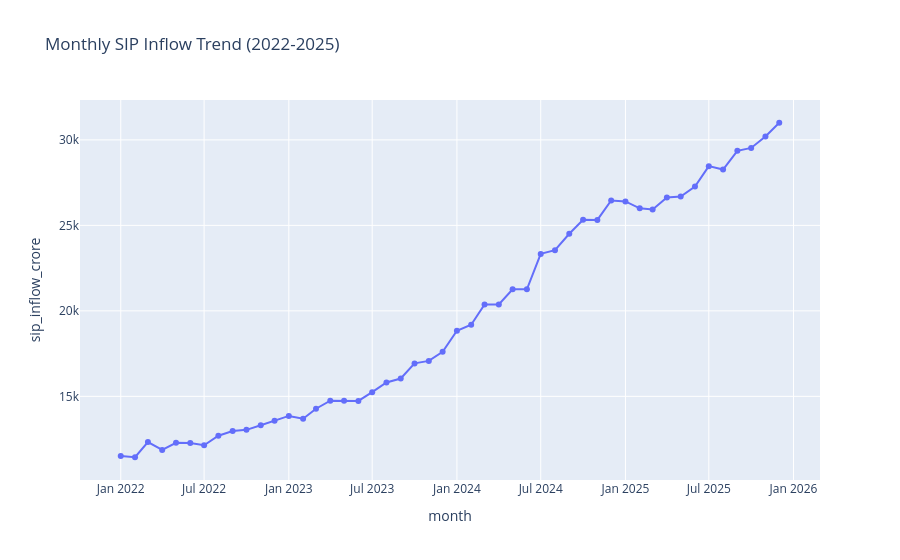

Write notebook code for a chart like this one.
### Code cell
import plotly.express as px

fig = px.line(
    sip,
    x='month',
    y='sip_inflow_crore',
    markers=True,
    title='Monthly SIP Inflow Trend (2022-2025)'
)

fig.show()

### Figure 1 — Plotly figure (JSON) as saved in the notebook; plotly's stock layout.template omitted (floating-point values rounded to 4 significant figures)
{"data": [{"hovertemplate": "month=%{x}<br>sip_inflow_crore=%{y}<extra></extra>", "legendgroup": "", "line": {"color": "#636efa", "dash": "solid"}, "marker": {"symbol": "circle"}, "mode": "lines+markers", "name": "", "orientation": "v", "showlegend": false, "type": "scatter", "x": ["2022-01-01T00:00:00", "2022-02-01T00:00:00", "2022-03-01T00:00:00", "2022-04-01T00:00:00", "2022-05-01T00:00:00", "2022-06-01T00:00:00", "2022-07-01T00:00:00", "2022-08-01T00:00:00", "2022-09-01T00:00:00", "2022-10-01T00:00:00", "2022-11-01T00:00:00", "2022-12-01T00:00:00", "2023-01-01T00:00:00", "2023-02-01T00:00:00", "2023-03-01T00:00:00", "2023-04-01T00:00:00", "2023-05-01T00:00:00", "2023-06-01T00:00:00", "2023-07-01T00:00:00", "2023-08-01T00:00:00", "2023-09-01T00:00:00", "2023-10-01T00:00:00", "2023-11-01T00:00:00", "2023-12-01T00:00:00", "2024-01-01T00:00:00", "2024-02-01T00:00:00", "2024-03-01T00:00:00", "2024-04-01T00:00:00", "2024-05-01T00:00:00", "2024-06-01T00:00:00", "2024-07-01T00:00:00", "2024-08-01T00:00:00", "2024-09-01T00:00:00", "2024-10-01T00:00:00", "2024-11-01T00:00:00", "2024-12-01T00:00:00", "2025-01-01T00:00:00", "2025-02-01T00:00:00", "2025-03-01T00:00:00", "2025-04-01T00:00:00", "2025-05-01T00:00:00", "2025-06-01T00:00:00", "2025-07-01T00:00:00", "2025-08-01T00:00:00", "2025-09-01T00:00:00", "2025-10-01T00:00:00", "2025-11-01T00:00:00", "2025-12-01T00:00:00"], "xaxis": "x", "y": [11517, 11438, 12328, 11863, 12286, 12276, 12140, 12694, 12976, 13040, 13306, 13573, 13856, 13687, 14276, 14749, 14749, 14734, 15245, 15814, 16042, 16928, 17073, 17610, 18838, 19187, 20371, 20371, 21262, 21262, 23332, 23547, 24509, 25323, 25320, 26459, 26400, 25999, 25926, 26632, 26688, 27274, 28464, 28265, 29361, 29529, 30200, 31002], "yaxis": "y"}], "layout": {"legend": {"tracegroupgap": 0}, "title": {"text": "Monthly SIP Inflow Trend (2022-2025)"}, "xaxis": {"anchor": "y", "domain": [0, 1], "title": {"text": "month"}}, "yaxis": {"anchor": "x", "domain": [0, 1], "title": {"text": "sip_inflow_crore"}}}}
